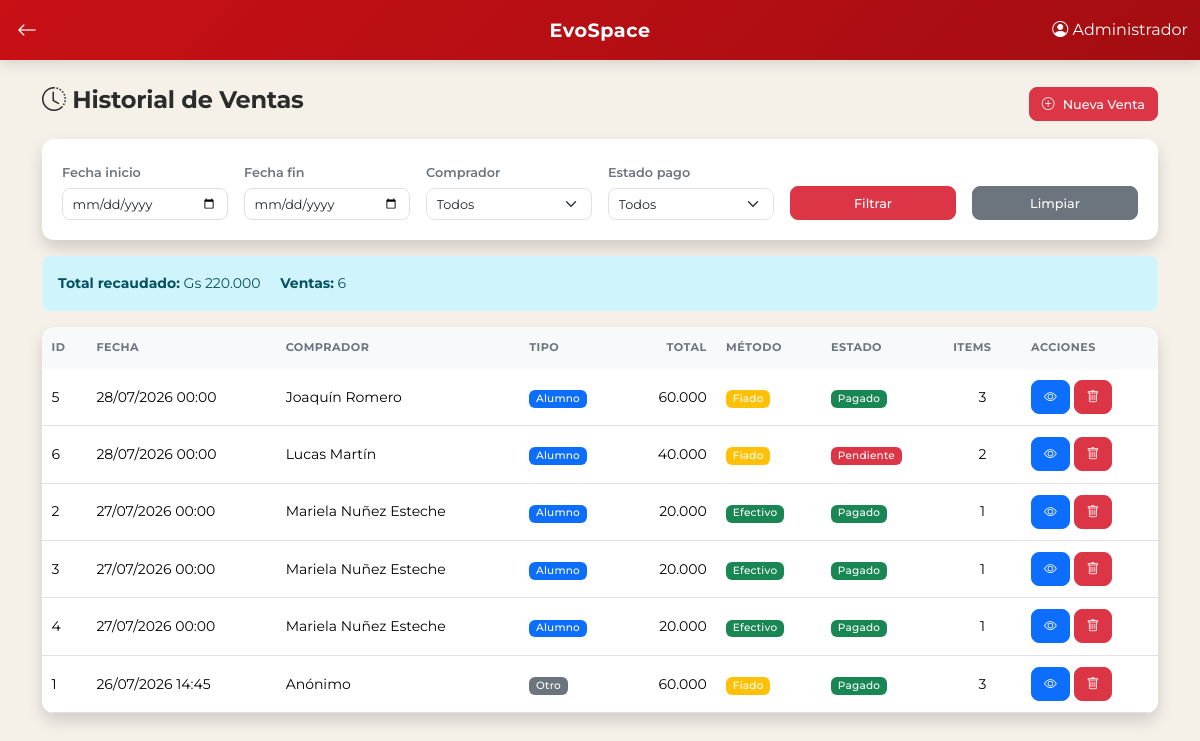
Page /secciones/cantina/ventas/index.php (signed in) on the earlier database version.
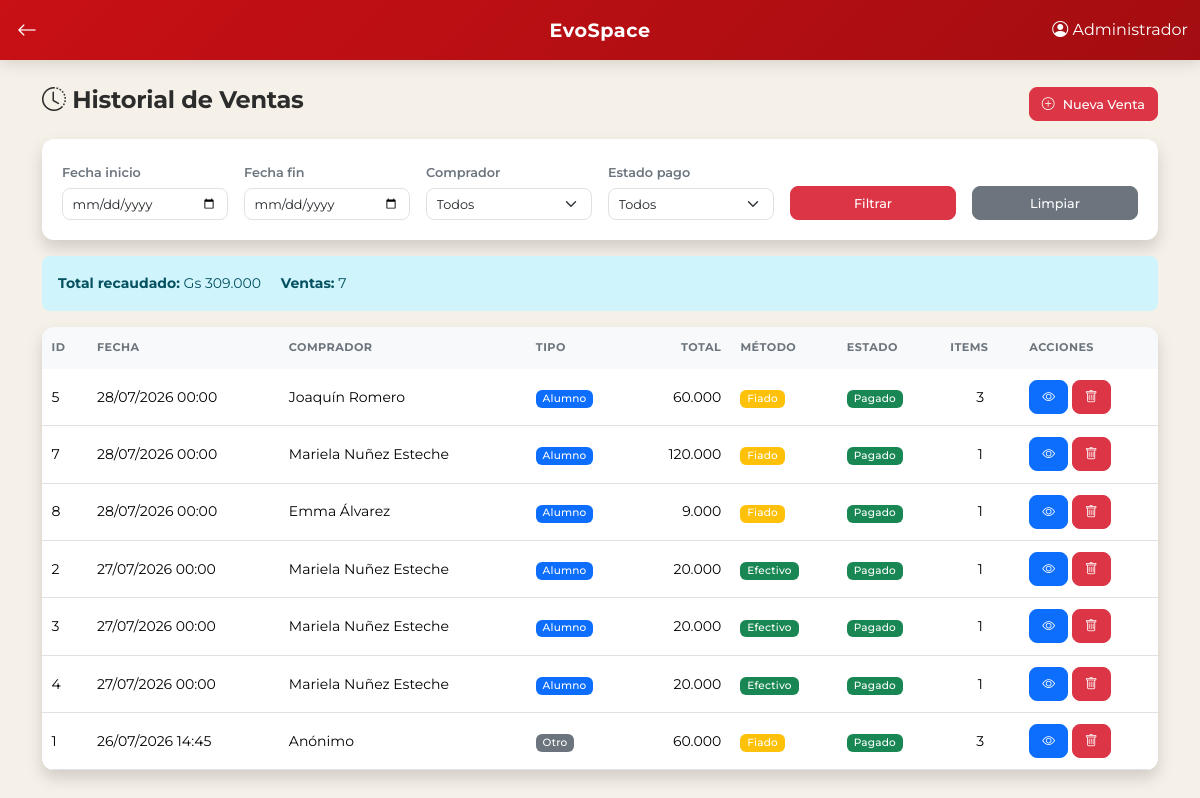
Same page on the later database version.
### tables this page shows
CREATE TABLE `ventas` (
  `id_venta` int(11) NOT NULL,
  `fecha` datetime DEFAULT current_timestamp(),
  `total` decimal(10,2) NOT NULL,
  `metodo_pago` enum('Efectivo','Transferencia','Fiado') NOT NULL,
  `tipo_comprador` enum('alumno','profesor','otro') DEFAULT 'otro',
  `nombre_comprador` varchar(150) DEFAULT NULL,
  `id_alumno` int(11) DEFAULT NULL,
  `id_usuario` int(11) DEFAULT NULL,
  `observaciones` text DEFAULT NULL,
  `estado_pago` enum('pagado','pendiente','parcial') DEFAULT 'pagado'
);

### secciones/cantina/funciones.php (called while the page is built, shortened)
<?php
function obtenerVentas($pdo, $filtros = []) {
    $sql = "SELECT v.*,
                   a.nombre AS alumno_nombre, a.apellido AS alumno_apellido,
                   u.usuario AS usuario_nombre,
                   (SELECT COUNT(*) FROM detalle_ventas WHERE id_venta = v.id_venta) AS total_items
            FROM ventas v
            LEFT JOIN alumnos a ON v.id_alumno = a.id_alumno
            LEFT JOIN usuarios u ON v.id_usuario = u.id_usuario
            WHERE 1=1";
    $params = [];
    $sql .= " ORDER BY v.fecha DESC";
    $stmt = $pdo->prepare($sql);
    $stmt->execute($params);
    return $stmt->fetchAll(PDO::FETCH_OBJ);
}
?>

### secciones/cantina/ventas/index.php (the view, shortened to what this page needs)
<?php
require_once '../../../config/db.php';
require_once '../funciones.php';
$filtros = [];
$ventas = obtenerVentas($pdo, $filtros);
$total_ventas = array_sum(array_column($ventas, 'total'));
$mostrarVolver = true;
$volverUrl = '../index.php';
include '../../../includes/header.php';
include '../../../includes/navbar.php';
?>
<div class="container mt-3">
    <div class="d-flex justify-content-between align-items-center mb-3">
        <h4><i class="bi bi-clock-history"></i> Historial de Ventas</h4>
        <a href="nueva.php" class="btn btn-danger btn-sm"><i class="bi bi-plus-circle"></i> Nueva Venta</a>
    </div>
    <div class="card shadow mb-3">
        <div class="card-body">
            <form method="GET" class="row g-3 align-items-end">
                <div class="col-md-2">
                    <label class="form-label small">Fecha inicio</label>
                    <input type="date" name="fecha_inicio" class="form-control form-control-sm" value="<?= $_GET['fecha_inicio'] ?? '' ?>">
                </div>
                <div class="col-md-2">
                    <label class="form-label small">Fecha fin</label>
                    <input type="date" name="fecha_fin" class="form-control form-control-sm" value="<?= $_GET['fecha_fin'] ?? '' ?>">
                </div>
                <div class="col-md-2">
                    <label class="form-label small">Comprador</label>
                    <select name="tipo_comprador" class="form-select form-select-sm">
                        <option value="">Todos</option>
                    </select>
                </div>
                <div class="col-md-2">
                    <label class="form-label small">Estado pago</label>
                    <select name="estado_pago" class="form-select form-select-sm">
                        <option value="">Todos</option>
                    </select>
                </div>
                <div class="col-md-2">
                    <button type="submit" class="btn btn-danger btn-sm w-100">Filtrar</button>
                </div>
                <div class="col-md-2">
                    <a href="index.php" class="btn btn-secondary btn-sm w-100">Limpiar</a>
                </div>
            </form>
        </div>
    </div>
    <div class="alert alert-info">
        <strong>Total recaudado:</strong> Gs <?= number_format($total_ventas, 0, ',', '.') ?>
        <span class="ms-3"><strong>Ventas:</strong> <?= count($ventas) ?></span>
    </div>
    <div class="card shadow">
        <div class="card-body p-0">
            <div class="table-responsive">
                <table class="table table-hover table-sm mb-0">
                    <thead class="table-light">
                        <tr>
                            <th>ID</th>
                            <th>Fecha</th>
                            <th>Comprador</th>
                            <th>Tipo</th>
                            <th class="text-end">Total</th>
                            <th>Método</th>
                            <th>Estado</th>
                            <th>Items</th>
                            <th>Acciones</th>
                        </tr>
                    </thead>
                    <tbody>
                        <?php if (empty($ventas)): ?>
                            <tr><td colspan="9" class="text-center">No hay ventas registradas.</td></tr>
                        <?php else: ?>
                            <?php foreach ($ventas as $v): ?>
                                <tr>
                                    <td><?= $v->id_venta ?></td>
                                    <td><?= date('d/m/Y H:i', strtotime($v->fecha)) ?></td>
                                    <td><?= htmlspecialchars($v->nombre_comprador ?? 'Anónimo') ?></td>
                                    <td><span class="badge bg-<?= $v->tipo_comprador == 'alumno' ? 'primary' : ($v->tipo_comprador == 'profesor' ? 'info' : 'secondary') ?>"><?= ucfirst($v->tipo_comprador ?? 'otro') ?></span></td>
                                    <td class="text-end"><?= number_format($v->total, 0, ',', '.') ?></td>
                                    <td><span class="badge bg-<?= $v->metodo_pago == 'Efectivo' ? 'success' : ($v->metodo_pago == 'Transferencia' ? 'info' : 'warning') ?>"><?= $v->metodo_pago ?></span></td>
                                    <td><span class="badge bg-<?= $v->estado_pago == 'pagado' ? 'success' : ($v->estado_pago == 'pendiente' ? 'danger' : 'warning') ?>"><?= ucfirst($v->estado_pago ?? 'pagado') ?></span></td>
                                    <td class="text-center"><?= $v->total_items ?></td>
                                    <td>
                                        <a href="ver.php?id=<?= $v->id_venta ?>" class="btn btn-primary btn-sm"><i class="bi bi-eye"></i></a>
                                        <a href="eliminar.php?id=<?= $v->id_venta ?>" class="btn btn-danger btn-sm" onclick="return confirm('¿Eliminar esta venta?')"><i class="bi bi-trash"></i></a>
                                    </td>
                                </tr>
                            <?php endforeach; ?>
                        <?php endif; ?>
                    </tbody>
                </table>
            </div>
        </div>
    </div>
</div>
<?php include '../../../includes/footer.php'; ?>

### includes/header.php (shortened to what this page needs)
<!DOCTYPE html>
<html lang="es">
<head>
    <link href="https://cdn.jsdelivr.net/npm/bootstrap@5.3.3/dist/css/bootstrap.min.css" rel="stylesheet">
    <link rel="stylesheet" href="https://cdnjs.cloudflare.com/ajax/libs/bootstrap-icons/1.11.3/font/bootstrap-icons.min.css">
    <link rel="stylesheet" href="/evospace/assets/css/estilos.css">
</head>
<body>

### includes/navbar.php (shortened to what this page needs)
<nav class="navbar navbar-dark bg-evo fixed-top">
    <div class="container-fluid position-relative">
        <?php if (isset($mostrarVolver) && $mostrarVolver === true): ?>
        <a href="<?= isset($volverUrl) ? $volverUrl : '/evospace/secciones/cantina/index.php' ?>" class="btn btn-sm text-white px-1">
            <i class="bi bi-arrow-left fs-5"></i>
        </a>
        <?php else: ?>
        <button class="navbar-toggler border-0" type="button" data-bs-toggle="offcanvas" data-bs-target="#offcanvasNavbar">
            <span class="navbar-toggler-icon"></span>
        </button>
        <?php endif; ?>
        <a class="navbar-brand fw-bold position-absolute start-50 translate-middle-x" href="/evospace/roles/admin.php">
            EvoSpace
        </a>
        <span class="navbar-text text-white d-none d-md-inline ms-auto">
            <i class="bi bi-person-circle"></i>
            <?= htmlspecialchars($_SESSION['nombre_completo'] ?? $_SESSION['usuario'] ?? 'EvoSpace') ?>
        </span>
    </div>
</nav>

### includes/footer.php (shortened to what this page needs)
</body>
</html>

### assets/css/estilos.css (style rules this page uses)
:root { --evo-primary: #c81015; --evo-primary-dark: #a30d11; --evo-primary-light: #e85a5e; --evo-secondary: #6c757d; --evo-accent: #d4a017; --evo-bg: #f5f0e8; --evo-bg-alt: #ebe5d9; --evo-surface: #ffffff; --evo-text: #2c2c2c; --evo-text-muted: #6c757d; --evo-border: #dee2e6; --evo-success: #198754; --evo-warning: #ffc107; --evo-info: #0dcaf0; --evo-danger: #dc3545; --evo-radius: 0.75rem; --evo-radius-sm: 0.5rem; --evo-shadow: 0 2px 12px rgba(0,0,0,0.08); --evo-shadow-lg: 0 8px 30px rgba(0,0,0,0.12); --evo-transition: 0.25s ease; }
* { font-family: "Montserrat", sans-serif; }
body { background-color: var(--evo-bg); padding-top: 70px; padding-bottom: 30px; color: var(--evo-text); line-height: 1.6; }
h1, h2, h3, h4, h5, h6 { font-weight: 700; letter-spacing: -0.01em; }
.btn { padding: 0.5rem 1.25rem; font-size: 0.875rem; border-radius: var(--evo-radius-sm); height: 42px; display: inline-flex; align-items: center; justify-content: center; gap: 0.5rem; white-space: nowrap; transition: all var(--evo-transition); font-weight: 500; }
.btn-sm { height: 34px; padding: 0.25rem 0.75rem; font-size: 0.8rem; }
.card { border: none; border-radius: var(--evo-radius); box-shadow: var(--evo-shadow); transition: all var(--evo-transition); overflow: hidden; }
.card-body { padding: 1.25rem; }
.table { margin-bottom: 0; }
.table { margin-bottom: 0; border-collapse: separate; border-spacing: 0; }
.table thead { position: sticky; top: 0; z-index: 2; }
.table thead th { font-weight: 700; text-transform: uppercase; font-size: 0.7rem; letter-spacing: 0.04em; color: var(--evo-text-muted); border-bottom: none; padding: 0.75rem 0.6rem; vertical-align: middle; }
.table thead tr { background: var(--evo-bg-alt); }
.table thead tr:first-child th:first-child { border-top-left-radius: var(--evo-radius-sm); }
.table thead tr:first-child th:last-child { border-top-right-radius: var(--evo-radius-sm); }
.table tbody tr { transition: background var(--evo-transition); border-bottom: 1px solid var(--evo-border); }
.table tbody tr:last-child { border-bottom: none; }
.table td { padding: 0.7rem 0.6rem; vertical-align: middle; font-size: 0.875rem; border-bottom: 1px solid var(--evo-border); }
.table-responsive { border-radius: var(--evo-radius); overflow-x: auto; }
.card-body.p-0 .table-responsive { border-radius: 0 0 var(--evo-radius) var(--evo-radius); }
.form-label { font-weight: 600; font-size: 0.8rem; margin-bottom: 0.3rem; color: var(--evo-text-muted); }
.form-control, .form-select { border-radius: var(--evo-radius-sm); border: 1.5px solid var(--evo-border); padding: 0.5rem 0.75rem; font-size: 0.875rem; transition: border-color var(--evo-transition), box-shadow var(--evo-transition); }
.form-control-sm, .form-select-sm { padding: 0.35rem 0.6rem; font-size: 0.8rem; }
.navbar { min-height: 60px; box-shadow: 0 2px 16px rgba(0,0,0,0.15); background: linear-gradient(135deg, var(--evo-primary), var(--evo-primary-dark)) !important; }
.navbar-brand { font-size: 1.2rem; letter-spacing: 0.5px; }
.alert { border: none; border-radius: var(--evo-radius-sm); font-size: 0.875rem; }
.badge { font-weight: 500; letter-spacing: 0.02em; padding: 0.35em 0.65em; }
.bg-evo { background: linear-gradient(135deg, var(--evo-primary), var(--evo-primary-dark)); }

Differences in the rows shown:
removed ventas: id_venta "6", fecha "28/07/2026 00:00", nombre_comprador "Lucas Martín", tipo_comprador "Alumno", total "40.000", metodo_pago "Fiado", estado_pago "Pendiente", total_items "2"
added ventas: id_venta "7", fecha "28/07/2026 00:00", nombre_comprador "Mariela Nuñez Esteche", tipo_comprador "Alumno", total "120.000", metodo_pago "Fiado", estado_pago "Pagado", total_items "1"
added ventas: id_venta "8", fecha "28/07/2026 00:00", nombre_comprador "Emma Álvarez", tipo_comprador "Alumno", total "9.000", metodo_pago "Fiado", estado_pago "Pagado", total_items "1"
Other differences:
$total_ventas: "220.000" → "309.000"
count($ventas): "6" → "7"
